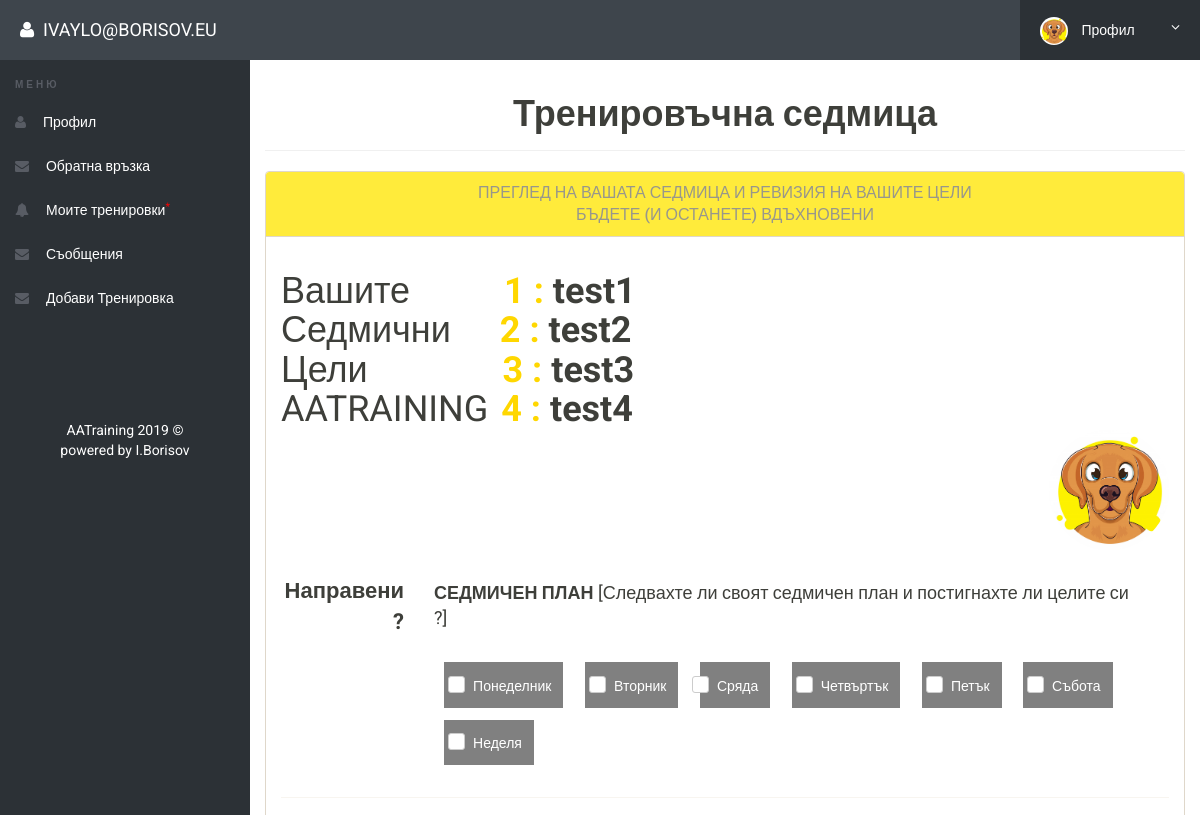
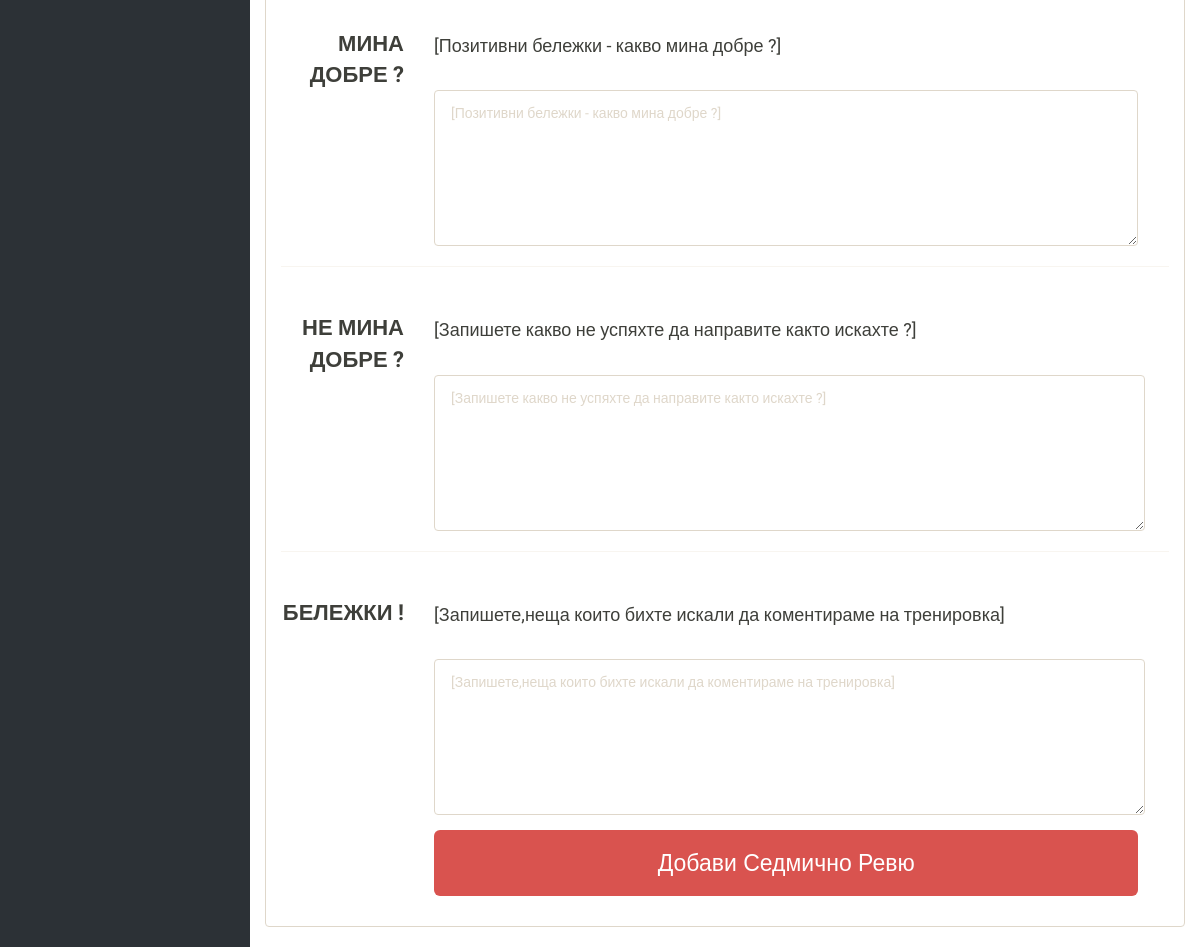
Page /mytimeline.php (signed in) on the committed database (2 pictures, top to bottom).
### tables this page shows
CREATE TABLE `weektasks` (
  `id` int(11) NOT NULL,
  `task1` text NOT NULL,
  `task2` text NOT NULL,
  `task3` text NOT NULL,
  `task4` text NOT NULL,
  `fromdate` text NOT NULL,
  `todate` text NOT NULL,
  `user_id` int(20) NOT NULL
);

### mytimeline.php (the view, shortened to what this page needs)
<?php
include('includes/config.php');
if(strlen($_SESSION['alogin'])==0)
	{
header('location:index.php');
}
else{
?>
<?php
$user_id = $_SESSION['user_id'];
?>
<!doctype html>
<html lang="en" class="no-js">
<head>
    <link rel="stylesheet" href="css/font-awesome.min.css">
    <link rel="stylesheet" href="css/bootstrap.min.css">
    <link rel="stylesheet" href="css/dataTables.bootstrap.min.css">
    <link rel="stylesheet" href="css/bootstrap-social.css">
    <link rel="stylesheet" href="css/bootstrap-select.css">
    <link rel="stylesheet" href="css/fileinput.min.css">
    <link rel="stylesheet" href="css/awesome-bootstrap-checkbox.css">
    <link rel="stylesheet" href="css/style.css">
</head>
<body>
    <?php include('includes/header.php');?>
    <div class="ts-main-content">
        <?php include('includes/leftbar.php');?>
        <div class="content-wrapper">
            <div class="container-fluid">
                <div class="row">
                    <div class="col-md-12">
                        <h1 class="page-title">
                            <center><b>Тренировъчна седмица</b></center>
                        </h1>
                        <div class="row">
                            <div class="col-md-12">
                                <div class="panel panel-default">
                                    <div class="panel-heading">
                                        <center>Преглед на вашата седмица и ревизия на вашите цели <br> бъдете (и останете) вдъхновени</center>
                                    </div>
                                    <div class="panel-body">
    <?php
        $previous_week = strtotime("-1 week +1 day");
        $start_week = strtotime("last saturday midnight",$previous_week);
        $end_week = strtotime("next saturday",$start_week);
        $start_week = date("Y-m-d",$start_week);
        $end_week = date("Y-m-d",$end_week);
		$sql = "SELECT * from weektasks where id = :editid AND fromdate = :fromdate AND todate = :todate";
		$query = $dbh -> prepare($sql);
		$query->bindParam(':editid',$user_id,PDO::PARAM_INT);
        $query->bindParam(':fromdate',$start_week,PDO::PARAM_INT);
        $query->bindParam(':todate',$end_week,PDO::PARAM_INT);
		$query->execute();
		$result=$query->fetch(PDO::FETCH_OBJ);
?>
<h1>Вашите
<b style="margin-left: 85px;">
<b style="color:#FFD700;">1 :</b> <?php echo htmlentities($result->task1);?></b>
<br> Седмични <b style="margin-left: 40px;"><b style="color:#FFD700;">2 :</b> <?php echo htmlentities($result->task2);?></b>
<br> Цели <b style="margin-left: 126px;"><b style="color:#FFD700;">3 :</b> <?php echo htmlentities($result->task3);?></b>
 <br>AATRAINING <b style="margin-left: 4px;"><b style="color:#FFD700;">4 :</b> <?php echo htmlentities($result->task4);?></b>
<div class="rightdog"><img src="/images/<?php echo $_SESSION['image'];?>" style=" width: 120px; margin: 0 auto; display: inline; float: right; border-radius: 100%; ">
</div>
</h1>
                                        <form method="post" class="form-horizontal" enctype="multipart/form-data" role="form">
                                            <div class="form-group">
                                                <label for="Email1msg" class="col-sm-2 control-label">Направени ?</label>
                                                <div class="col-sm-5">
                                                    <p style="line-height: 25px;margin-top: 30px;font-size: 18px;"><b>СЕДМИЧЕН ПЛАН</b> [Следвахте ли своят седмичен план и постигнахте ли целите си ?]</p>
                                                    <div class="checkbox checkbox-success">
                                                        <label for="ponedelnik">
                                                            Понеделник
                                                        </label>
                                                    </div>
                                                    <div class="checkbox checkbox-danger">
                                                        <label for="vtornik">
                                                            Вторник
                                                        </label>
                                                    </div>
                                                    <div class="checkbox checkbox-success">
                                                        <label for="srqda">
                                                            Сряда
                                                        </label>
                                                    </div>
                                                    <div class="checkbox checkbox-danger">
                                                        <label for="chetvurtuk">
                                                            Четвъртък
                                                        </label>
                                                    </div>
                                                    <div class="checkbox checkbox-success">
                                                        <label for="petuk">
                                                            Петък
                                                        </label>
                                                    </div>
                                                    <div class="checkbox checkbox-danger">
                                                        <label for="subota">
                                                            Събота
                                                        </label>
                                                    </div>
                                                    <div class="checkbox checkbox-success">
                                                        <label for="nedelq">
                                                            Неделя
                                                        </label>
                                                    </div>
                                                </div>
                                            </div>
                                            <hr>
                                            <div class="form-group">
                                                <label for="name1" class="col-sm-2 control-label">МИНА ДОБРЕ ?</label>
                                                <div class="col-sm-4">
                                                    <p style="line-height: 25px;margin-top: 30px;font-size: 18px;">[Позитивни бележки - какво мина добре ?]</p>
                                                    <textarea type="email" name="minadobre" class="form-control inputstl" id="name1" placeholder="[Позитивни бележки - какво мина добре ?]"></textarea>
                                                </div>
                                            </div>
                                            <hr>
                                            <div class="form-group">
                                                <label for="address1" class="col-sm-2 control-label">НЕ МИНА ДОБРЕ ?</label>
                                                <div class="col-sm-5">
                                                    <p style="line-height: 25px;margin-top: 30px;font-size: 18px;">[Запишете какво не успяхте да направите както искахте ?]</p>
                                                    <textarea type="text" name="neminadobre" class="form-control inputstl" id="address1" placeholder="[Запишете какво не успяхте да направите както искахте ?]"></textarea>
                                                </div>
                                            </div>
                                            <hr>
                                            <div class="form-group">
                                                <label for="address1" class="col-sm-2 control-label">БЕЛЕЖКИ !</label>
                                                <div class="col-sm-5">
                                                    <p style="line-height: 25px;margin-top: 30px;font-size: 18px;">[Запишете,неща които бихте искали да коментираме на тренировка]</p>
                                                    <textarea type="text" name="belejki" class="form-control inputstl" id="address1" placeholder="[Запишете,неща които бихте искали да коментираме на тренировка]"></textarea>
                                                </div>
                                            </div>
                                            <div class="form-group">
                                                <div class="col-sm-offset-2 col-sm-4">
                                                    <button type="submit" name="submit" class="btn btn-lg btn-block btn-danger">Добави Седмично Ревю</button>
                                                </div>
                                            </div>
                                        </form>
                                    </div>
                                </div>
                            </div>
                        </div>
                    </div>
                </div>
            </div>
        </div>
    </div>
</body>
</html>
<?php } ?>

### includes/header.php (shortened to what this page needs)
<div class="brand clearfix">
<h4 class="pull-left text-white text-uppercase" style="margin:20px 0px 0px 20px"><i class="fa fa-user"></i>&nbsp; <?php echo htmlentities($_SESSION['alogin']);?></h4>
		<ul class="ts-profile-nav">
			<li class="ts-account">
				<a href="#"><img src="img/ts-avatar.jpg" class="ts-avatar hidden-side" alt=""> Профил <i class="fa fa-angle-down hidden-side"></i></a>
			</li>
		</ul>
	</div>

### includes/leftbar.php
<nav class="ts-sidebar">
    <ul class="ts-sidebar-menu">
        <li class="ts-label">Меню</li>
        <li><a href="profile.php"><i class="fa fa-user"></i> &nbsp;Профил</a>
        </li>
        <li><a href="feedback.php"><i class="fa fa-envelope"></i> &nbsp;Обратна връзка</a>
        </li>
        <li><a href="mytimeline_show.php"><i class="fa fa-bell"></i> &nbsp;Моите тренировки<sup style="color:red">*</sup></a>
        </li>
        <li><a href="messages.php"><i class="fa fa-envelope"></i> &nbsp;Съобщения</a>
        </li>
        <li><a href="mytimeline.php"><i class="fa fa-envelope"></i> &nbsp;Добави Тренировка</a>
        </li>
    </ul>
    <p class="text-center" style="color:#ffffff; margin-top: 100px;">AATraining 2019 © <br>powered by I.Borisov</p>
</nav>

### css/style.css (style rules this page uses)
html { font-size: 14px; }
@media only screen and (min-width: 480px) { html { font-size: 17px; } }
@media only screen and (min-width: 768px) { html { font-size: 14px; } }
@media only screen and (min-width: 1024px) { p { font-size: 1em; margin-bottom: 1.8em; } }
body { font-size: 1em; }
a { color: #37a6c4; }
.btn { font-family: 'Oswald', sans-serif; }
.panel { overflow: hidden; }
.text-white, .text-light { color: #fff !important; }
ul, li { margin: 0; padding: 0; list-style: none; }
.btn { text-transform: none; }
.page-title { padding-bottom: 15px; margin-bottom: 20px; border-bottom: 1px solid #f0f0f0; }
.brand { background: #3e454c; position: relative; z-index: 3; position: fixed; width: 100%; top: 0; }
.brand .ts-profile-nav { float: right; display: none; }
.brand .ts-profile-nav li { float: left; position: relative; }
.brand .ts-profile-nav li a { display: block; padding: 20px; color: #fff; }
.brand .ts-profile-nav .ts-account .fa-angle-down { float: right; }
.brand .ts-profile-nav .ts-account > a { width: 180px; background: #2c3136; }
.brand .ts-profile-nav .ts-account .ts-avatar { border-radius: 50%; height: 28px; margin: -10px 0; margin-right: 10px; }
@media only screen and (min-width: 992px) { .brand .ts-profile-nav { display: block; } }
.ts-sidebar { background: #2c3136; max-height: 0; transition: max-height 0.3s; overflow: hidden; position: fixed; z-index: 2; width: 100%; bottom: 0; top: 60px; overflow-y: auto; }
@media only screen and (min-width: 992px) { .ts-sidebar { max-height: 100%; bottom: 0; } }
.ts-sidebar-menu .ts-label { color: #585c64; font-weight: bold; padding: 8px 15px; text-transform: uppercase; font-size: 10px; letter-spacing: 3px; margin-top: 10px; }
.ts-sidebar-menu a { display: block; text-decoration: none; padding: 12px 15px; color: #fff; }
.ts-sidebar-menu li { position: relative; }
.ts-sidebar-menu li i { color: #585c64; margin-right: 10px; }
.ts-main-content .content-wrapper { padding-top: 15px; margin-top: 60px; }
@media only screen and (min-width: 992px) { .ts-main-content .ts-sidebar { width: 250px; float: left; } }
@media only screen and (min-width: 992px) { .ts-main-content .content-wrapper { margin-left: 250px; } }

### mytimeline.php (style rules this page uses)
.form-horizontal .radio, .form-horizontal .checkbox { min-height: 33px; margin: 0px 8px 12px 10px; background: grey; padding: 13px; }
.form-horizontal .radio, .form-horizontal .checkbox { min-height: 33px; margin: 0px 8px; margin: 0px 8px 12px 10px; background: grey; padding: 12px; color: white; font-family: sans-serif; display: inline-block; }
.rightdog { float: right; margin: -147px 20px 20px 21px; width: 70%; }
@media only screen and (max-width: 1200px) { .rightdog { float: right; margin: 0px 0px 0px 0px; width: 100%; } }
@media only screen and (max-width: 1200px) { .form-horizontal .control-label { text-align: right; margin-bottom: 0; padding-top: 25px; font-size: 22px; } }
.panel-default>.panel-heading { color: #3e3f3a; background-color: #FFEB3B; border-color: #dfd7ca; }
.panel-default .panel-heading, .panel-default .panel-title, .panel-default .panel-footer { color: #98978b; font-size: initial; }
.btn { font-family: sans-serif; font-size: 23px; }
.form-horizontal .control-label { text-align: right; margin-bottom: 0; padding-top: 25px; font-size: 22px; }
textarea.form-control { height: auto; margin: 0px -871.181px 0px 0px; width: 100%; height: 156px; }
@media (min-width: 768px) { .col-sm-5 { width: 80.66666667%; } }
@media (min-width: 768px) { .col-sm-4 { width: 80%; } }

### rows in the picture
weektasks: task1 "test1", task2 "test2", task3 "test3", task4 "test4"

### other values in the picture
$_SESSION['alogin'] "IVAYLO@BORISOV.EU"
